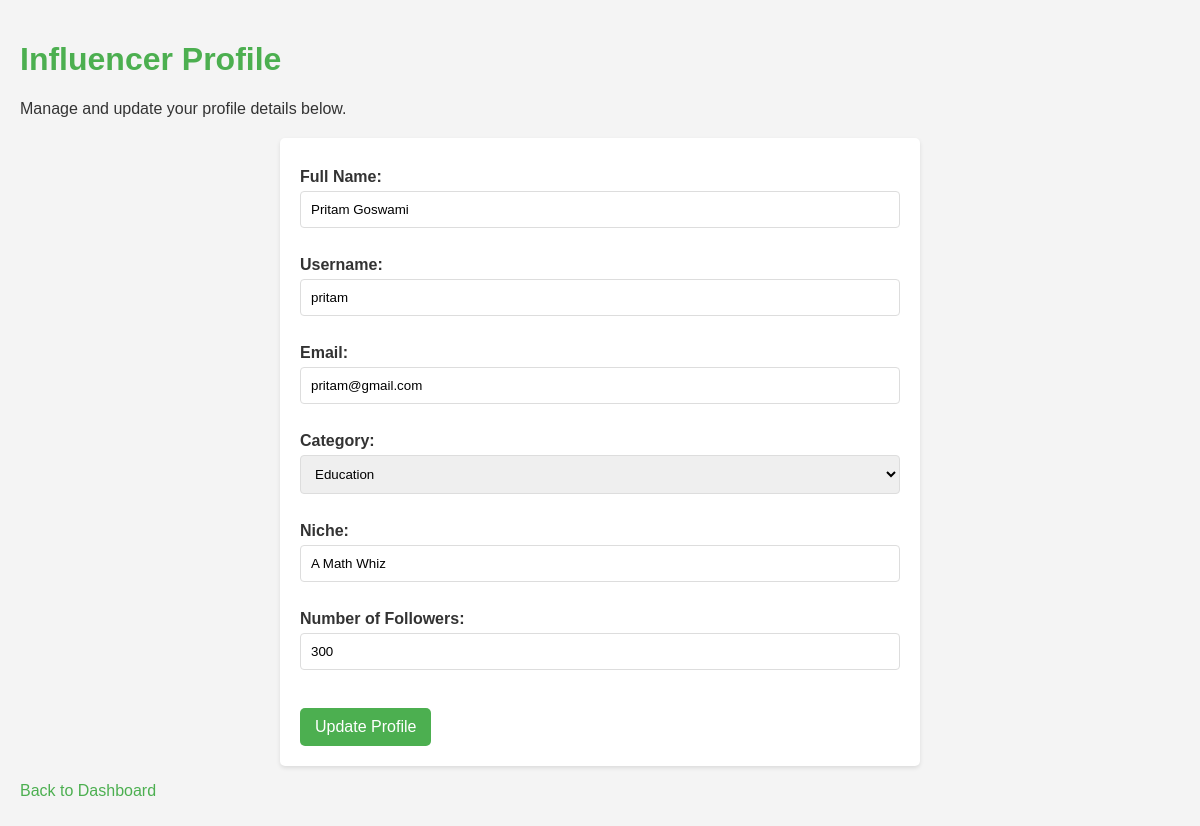
Page /inf_prof (signed in) on the committed database.
### backend/models.py (models this page shows)
class inf_info(db.Model):
    __tablename__="inf_info"
    inf_id=db.Column(db.Integer, primary_key=True)
    email=db.Column(db.String, nullable=False)
    full_name=db.Column(db.String, nullable=False)
    user_name=db.Column(db.String, unique=True, nullable=False)
    category=db.Column(db.String, nullable=False)
    niche=db.Column(db.String, nullable=False)
    no_of_followers=db.Column(db.Integer, nullable=False)
    password=db.Column(db.String, nullable=False)
    inf_flag_status=db.Column(db.String, default="Unflagged")
    adrequests=db.relationship('adreq', backref='influencer', lazy=True)

### backend/controllers.py (the view, shortened to what this page needs)
@app.route("/inf_prof", methods=['GET','POST'])
def inf_prof():
    user_name=session.get("user_name")
    influencer=inf_info.query.filter_by(user_name=user_name).first()
    if not influencer:
        flash("Influencer not found.", "error")
        return redirect(url_for("inf_login"))
    categories = ["Tech", "Gaming", "Writing and Literature", "Movies", "Fitness", "Food", "Lifestyle", "Pop-Culture", "Finance", "Pet", "Beauty", "Travel", "Performing Arts", "Education", "Other"]
    return render_template("inf_prof.html",influencer=influencer, categories=categories)

### templates/inf_prof.html (shortened to what this page needs)
<!DOCTYPE html>
<html lang="en">
<head>
</head>
<body>
    <h1>Influencer Profile</h1>
    <p>Manage and update your profile details below.</p>
    <form method="POST" action="{{ url_for('inf_prof') }}">
        <label for="full_name">Full Name:</label>
        <input type="text" id="full_name" name="full_name" value="{{ influencer.full_name }}" required><br><br>
        <label for="user_name">Username:</label>
        <input type="text" id="user_name" name="user_name" value="{{ influencer.user_name }}" required><br><br>
        <label for="email">Email:</label>
        <input type="email" id="email" name="email" value="{{ influencer.email }}" required><br><br>
        <label for="category">Category:</label>
        <select id="category" name="category">
            {% for cat in categories %}
                <option value="{{ cat }}" {% if cat == influencer.category %}selected{% endif %}>{{ cat }}</option>
            {% endfor %}
        </select><br><br>
        <label for="niche">Niche:</label>
        <input type="text" id="niche" name="niche" value="{{ influencer.niche }}"><br><br>
        <label for="no_of_followers">Number of Followers:</label>
        <input type="number" id="no_of_followers" name="no_of_followers" value="{{ influencer.no_of_followers }}" required><br><br>
        <button type="submit">Update Profile</button>
    </form>
    <p><a href="{{ url_for('inf_dashboard') }}">Back to Dashboard</a></p>
</body>
</html>

### templates/inf_prof.html (style rules this page uses)
body { font-family: Arial, sans-serif; background-color: #f4f4f4; color: #333; padding: 20px; margin: 0; }
h1 { color: #4CAF50; }
p { margin-bottom: 20px; }
form { background-color: #fff; padding: 20px; border-radius: 5px; box-shadow: 0 2px 4px rgba(0, 0, 0, 0.1); max-width: 600px; margin: auto; }
label { display: block; margin-top: 10px; font-weight: bold; }
input[type="text"], input[type="email"], input[type="number"], select, textarea { width: 100%; padding: 10px; margin-top: 5px; border: 1px solid #ddd; border-radius: 4px; box-sizing: border-box; }
button { background-color: #4CAF50; color: white; border: none; padding: 10px 15px; text-align: center; text-decoration: none; display: inline-block; font-size: 16px; margin-top: 20px; cursor: pointer; border-radius: 5px; }
a { color: #4CAF50; text-decoration: none; }

### rows in the picture
inf_info: full_name "Pritam Goswami", user_name "pritam", email "pritam@gmail.com", category "Education", niche "A Math Whiz", no_of_followers "300"
